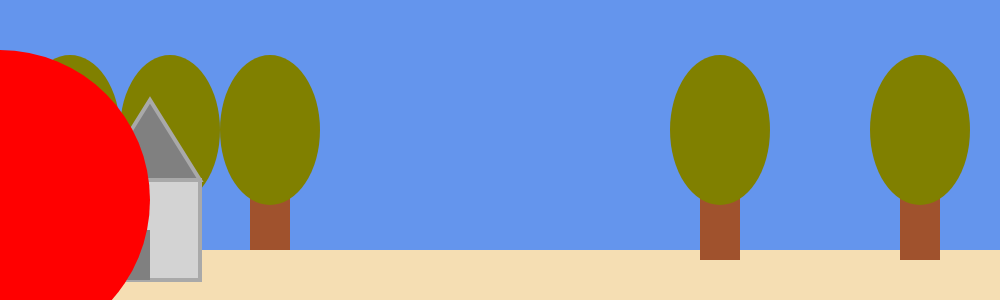
Frame 1 (no input)
Frame 60 (no input): identical to frame 1, image omitted
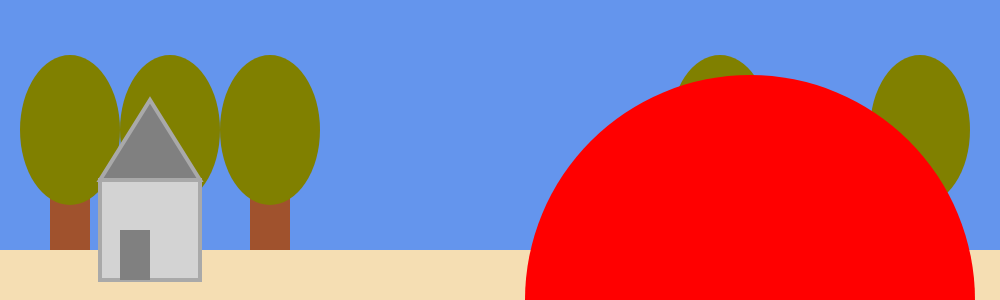
Frame 120 (the mouse pressed at the canvas centre since frame 60)

The p5.js sketch that drew these frames (run headless with seeded random() and noise() and a simulated clock; from frame 60 on, the mouse is pressed at the canvas centre):

// p5.js sketch
// ── sketch.js
var schaal;

function tekenHuis() {
    push();
    strokeWeight(4);
    stroke("darkgrey");
    fill("lightgray");
    rect(100, 180, 100, 100);
    fill("gray");
    triangle(100, 180, 200, 180, 150, 100);
    noStroke();
    rect(120, 230, 30, 50);
    pop();
}

function tekenBoom(x) {
    push();
    noStroke();
    fill("sienna");
    rect(x, 130, 40, 130);
    fill("olive");
    ellipse(x + 20, 130, 100, 150);
    pop();
}

function tekenZon(x, s) {
    push();
    fill("red");
    scale(s);
    ellipse(x, 200, 300, 300);
    pop();
}

function setup() {
    createCanvas(1000, 300);
    noStroke();
}

function draw() {
    background("cornflowerblue");
    schaal = 1 + mouseY / height;

    tekenBoom(50);
    tekenBoom(150);
    tekenBoom(250);

    // teken de grond
    fill("wheat");
    rect(0, 250, width, height - 250);

    tekenHuis();

    tekenBoom(700);
    tekenBoom(900);

    tekenZon(mouseX, schaal);
}

// 92. De eerste parameter geeft de x-coordinaat van de zon aan en het tweede coordinaat geeft de groote van de zon weer door hem te scalen
// 93. Ik verwacht een zon op x-coordinaat 500 en met een diameter van 300px
// 94. Ik verwacht een zon te zien de x-coordinaat van mijn muis volgt en die wordt gescaled als percentage van het y-coordinaat van mijn muis
